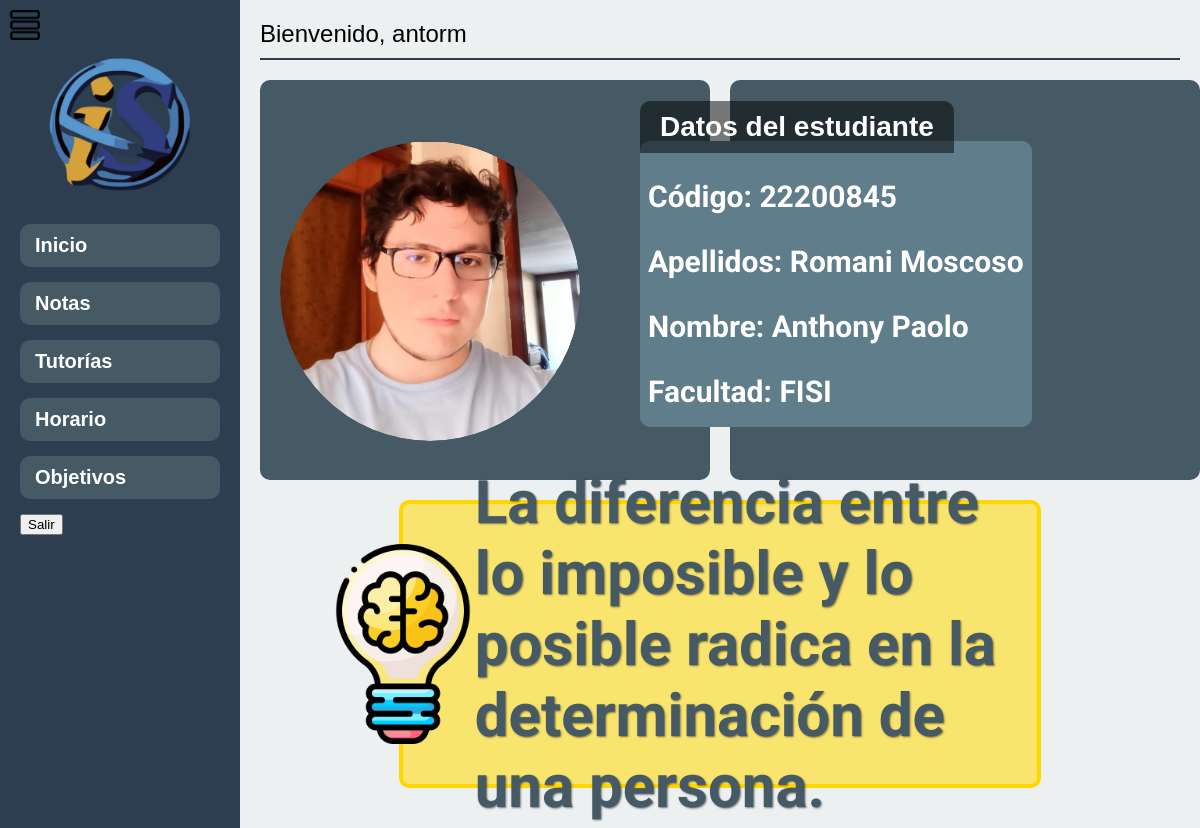
Screenshot of /dashboard_alumno.php (signed in) with the database file from the repository.
### tables this page shows
CREATE TABLE `frases_motivadoras` (
  `id` int NOT NULL,
  `frase` varchar(255) NOT NULL
);

CREATE TABLE `usuarios` (
  `id` int NOT NULL,
  `nombre` varchar(50) NOT NULL,
  `nombre_usuario` varchar(20) NOT NULL,
  `contraseña` varchar(20) NOT NULL,
  `rol` varchar(15) NOT NULL,
  `ruta_foto` varchar(255) NOT NULL
);

CREATE TABLE `alumno` (
  `cod_alumno` varchar(20) NOT NULL,
  `id_usuario` int NOT NULL,
  `nombre` varchar(40) NOT NULL,
  `apellidos` varchar(40) NOT NULL,
  `correo` varchar(40) NOT NULL,
  `facultad` varchar(50) NOT NULL,
  `numero_celular` varchar(10) NOT NULL
);

### dashboard_alumno.php (the view, shortened to what this page needs)
<?php
include 'conn/connection.php';
$nombre_usuario = $_SESSION['nombre'];
try {
    $stmt = $conn->prepare("SELECT ruta_foto FROM usuarios WHERE nombre_usuario = :nombre_usuario");
    $stmt->bindParam(':nombre_usuario', $nombre_usuario);
    $stmt->execute();
    if ($stmt->rowCount() > 0) {
        $resultado = $stmt->fetch(PDO::FETCH_ASSOC);
        $ruta_foto = $resultado['ruta_foto'];
    } else {
        $ruta_foto = "ruta/por/defecto/foto.jpg";
    }
} catch(PDOException $e) {
    $ruta_foto = "ruta/error/foto.jpg";
}
try {
    $stmt_usuario = $conn->prepare("SELECT id FROM usuarios WHERE nombre_usuario = :nombre_usuario");
    $stmt_usuario->bindParam(':nombre_usuario', $nombre_usuario);
    $stmt_usuario->execute();
    if ($stmt_usuario->rowCount() > 0) {
        $resultado_usuario = $stmt_usuario->fetch(PDO::FETCH_ASSOC);
        $id_usuario = $resultado_usuario['id'];
        $stmt_alumno = $conn->prepare("SELECT cod_alumno, apellidos, nombre, facultad FROM alumno WHERE id_usuario = :id_usuario");
        $stmt_alumno->bindParam(':id_usuario', $id_usuario);
        $stmt_alumno->execute();
        if ($stmt_alumno->rowCount() > 0) {
            $resultado_alumno = $stmt_alumno->fetch(PDO::FETCH_ASSOC);
            $cod_alumno = $resultado_alumno['cod_alumno'];
            $apellidos = $resultado_alumno['apellidos'];
            $nombre = $resultado_alumno['nombre'];
            $facultad = $resultado_alumno['facultad'];
        } else {
            $cod_alumno = "No disponible";
            $apellidos = "No disponible";
            $nombre = "No disponible";
            $facultad = "No disponible";
        }
    } else {
        $cod_alumno = "No disponible";
        $apellidos = "No disponible";
        $nombre = "No disponible";
        $facultad = "No disponible";
    }
} catch(PDOException $e) {
    $cod_alumno = "Error";
    $apellidos = "Error";
    $nombre = "Error";
    $facultad = "Error";
}
try {
    $random_id = rand(1, 30);
    $stmt = $conn->prepare("SELECT frase FROM frases_motivadoras WHERE id = :id");
    $stmt->bindParam(':id', $random_id);
    $stmt->execute();
    if ($stmt->rowCount() > 0) {
        $frase_motivadora = $stmt->fetch(PDO::FETCH_ASSOC)['frase'];
    } else {
        $frase_motivadora = "No hay frase disponible en este momento.";
    }
} catch(PDOException $e) {
    $frase_motivadora = "Error al obtener la frase motivadora.";
}
?>
<!DOCTYPE html>
<html lang="es">
<head>
</head>
<body>
    <div class="container">
        <div class="sidebar" id="sidebar">
            <div class="sidebar-logo">
                <img src="fisi.png" alt="Logo Facultad">
            </div>
            <ul>
                <li><a href="dashboard_alumno.php">Inicio</a></li>
                <li><a href="notas.php">Notas</a></li>
                <li><a href="tutorias.php">Tutorías</a></li>
                <li><a href="horario.php">Horario</a></li>
                <li><a href="objetivos.php">Objetivos</a></li>
                <li><button onclick="showPopup()">Salir</button></li>
            </ul>
        </div>
        <div class="main-content">
            <?php
            if (isset($_SESSION['nombre'])) {
                echo "<div class='welcome-message'>Bienvenido, " . $_SESSION['nombre'] . "</div>";
            } else {
                echo "<p>Por favor, inicia sesión para ver tus datos.</p>";
            }
            ?>
            <div class="large-rectangle new">
                <div class="motivational-quote">
                    <?php echo $frase_motivadora; ?>
                </div>
            </div>
            <div class="user-photo-container">
                <img src="<?php echo $ruta_foto; ?>" alt="Foto del usuario" class="user-photo">
            </div>
            <div class="alumno-info-container">
                <div class="alumno-info">
                    <div class="title">Datos del estudiante</div>
                    <div class="text-container">
                        <p>Código: <?php echo $cod_alumno; ?></p>
                        <p>Apellidos: <?php echo $apellidos; ?></p>
                        <p>Nombre: <?php echo $nombre; ?></p>
                        <p>Facultad: <?php echo $facultad; ?></p>
                    </div>
                </div>
            </div>
        </div>
    </div>
    <div class="menu-toggle" onclick="toggleSidebar()">
        <img src="icono_menu.png" alt="Menú">
    </div>
</body>
</html>

### dashboard_alumno.php (style rules this page uses)
body { font-family: Arial, sans-serif; margin: 0; padding: 0; background-color: #f4f4f4; }
.container { display: flex; min-height: 100vh; }
.sidebar { background-color: #2c3e50; color: #fff; padding: 20px; width: 200px; transition: width 0.5s; overflow-x: hidden; }
.sidebar ul { list-style: none; padding: 0; margin: 0; visibility: visible; opacity: 1; transition: opacity 0.5s; }
.sidebar li { margin-bottom: 15px; }
.sidebar a { color: #fff; text-decoration: none; font-size: 20px; font-weight: bold; display: block; padding: 10px 15px; border-radius: 10px; transition: background-color 0.3s; background-color: #455a64; }
.sidebar-logo { text-align: center; margin-bottom: 20px; transition: all 0.5s; }
.sidebar-logo img { max-width: 150px; margin-top: 30px; transition: all 0.5s; }
.main-content { background-color: #ecf0f1; padding: 20px; flex: 1; display: flex; flex-direction: column; align-items: flex-start; position: relative; }
.welcome-message { margin-bottom: 20px; font-size: 24px; border-bottom: 2px solid #2c3e50; padding-bottom: 10px; width: 100%; }
.user-photo-container { width: 300px; height: 300px; border-radius: 50%; overflow: hidden; margin-bottom: 20px; position: absolute; top: 17%; left: 40px; }
.alumno-info-container { position: absolute; top: 17%; left: 400px; }
.user-photo { width: 100%; height: 100%; object-fit: cover; border-radius: 50%; }
.menu-toggle { position: absolute; top: 10px; left: 10px; cursor: pointer; }
.menu-toggle img { width: 30px; }
.large-rectangle { background-color: #455a64; border-radius: 10px; margin-bottom: 20px; width: calc(50% - 10px); height: 50vh; }
.large-rectangle.new { background-color: #f9e46e; border: 4px solid #ffd700; border-radius: 10px; margin-bottom: 20px; width: calc(70% - 10px); height: 35vh; position: relative; bottom: 0px; left: 50%; transform: translateX(-50%); }
.large-rectangle.new::before { content: ""; background-image: url('http://localhost/icono_cerebro.png'); background-size: cover; background-repeat: no-repeat; background-position: center; position: absolute; top: 50%; left: -100px; transform: translateY(-50%); width: 200px; height: 200px; }
.alumno-info p { font-family: 'Roboto', sans-serif; font-size: 30px; font-weight: bold; color: #fff; margin-bottom: 10px; }
.title { font-size: 28px; font-weight: bold; margin-bottom: 10px; color: #fff; position: absolute; top: -40px; left: 0; background-color: rgba(0, 0, 0, 0.5); padding: 10px 20px; border-top-left-radius: 10px; border-top-right-radius: 10px; }
.text-container { background-color: #607d8b; color: #fff; padding: 8px; border-radius: 10px; margin-bottom: 10px; font-size: 22px; font-weight: bold; }
.motivational-quote { font-size: 60px; color: #455a64; font-family: 'Roboto', sans-serif; font-weight: bold; text-shadow: 1px 1px 2px rgba(0, 0, 0, 0.5); position: absolute; top: 50%; right: 20px; transform: translateY(-50%); width: calc(100% - 40px); max-width: calc(95% - 40px); padding: 0 20px; box-sizing: border-box; }

### rows the page displays
frases_motivadoras: frase "La diferencia entre lo imposible y lo posible radica en la determinación de una persona."
usuarios: ruta_foto (picture)
alumno: cod_alumno "22200845", apellidos "Romani Moscoso", nombre "Anthony Paolo", facultad "FISI"

### other values shown
$_SESSION['nombre'] "antorm"
